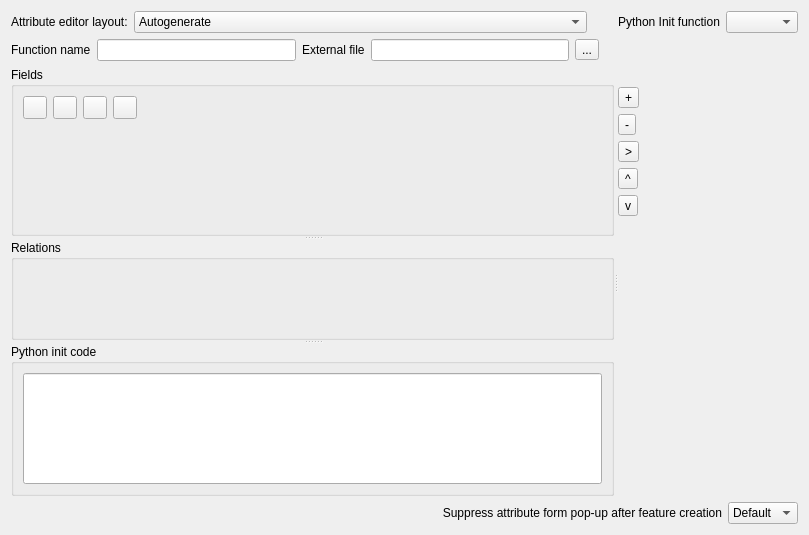
<?xml version="1.0" encoding="UTF-8"?>
<ui version="4.0">
 <class>FieldsPropertiesBase</class>
 <widget class="QWidget" name="FieldsPropertiesBase">
  <property name="geometry">
   <rect>
    <x>0</x>
    <y>0</y>
    <width>809</width>
    <height>535</height>
   </rect>
  </property>
  <layout class="QGridLayout" name="gridLayout_6">
   <item row="0" column="0">
    <layout class="QHBoxLayout" name="horizontalLayout_3">
     <item>
      <widget class="QLabel" name="label_2">
       <property name="text">
        <string>Attribute editor layout:</string>
       </property>
      </widget>
     </item>
     <item>
      <widget class="QComboBox" name="mEditorLayoutComboBox">
       <property name="sizePolicy">
        <sizepolicy hsizetype="MinimumExpanding" vsizetype="Fixed">
         <horstretch>0</horstretch>
         <verstretch>0</verstretch>
        </sizepolicy>
       </property>
       <item>
        <property name="text">
         <string>Autogenerate</string>
        </property>
       </item>
       <item>
        <property name="text">
         <string>Drag and drop designer</string>
        </property>
       </item>
       <item>
        <property name="text">
         <string>Provide ui-file</string>
        </property>
       </item>
      </widget>
     </item>
     <item>
      <spacer name="horizontalSpacer">
       <property name="orientation">
        <enum>Qt::Horizontal</enum>
       </property>
       <property name="sizeType">
        <enum>QSizePolicy::Minimum</enum>
       </property>
       <property name="sizeHint" stdset="0">
        <size>
         <width>25</width>
         <height>20</height>
        </size>
       </property>
      </spacer>
     </item>
     <item>
      <widget class="QLabel" name="label_3">
       <property name="toolTip">
        <string>QGIS forms can have a Python function that is called when the form is opened.
Use this function to add extra logic to your forms.
The function code of the function can be loaded from the source code entered 
in this dialog,  from an external python file or from the environment (for example 
from a plugin or from startup.py).

An example is:

          from PyQt4.QtGui import QWidget

          def my_form_open(dialog, layer, feature):
	geom = feature.geometry()
	control = dialog.findChild(QWidget,&quot;MyLineEdit&quot;)

Reference in function name: my_form_open

</string>
       </property>
       <property name="text">
        <string>Python Init function</string>
       </property>
      </widget>
     </item>
     <item>
      <widget class="QComboBox" name="mInitCodeSourceComboBox">
       <property name="toolTip">
        <string>QGIS forms can have a Python function that is called when the form is opened.
Use this function to add extra logic to your forms.
The function code of the function can be loaded from the source code entered 
in this dialog,  from an external python file or from the environment (for example 
from a plugin or from startup.py).

An example is:

          from PyQt4.QtGui import QWidget

          def my_form_open(dialog, layer, feature):
	geom = feature.geometry()
	control = dialog.findChild(QWidget,&quot;MyLineEdit&quot;)

Reference in function name: my_form_open

</string>
       </property>
      </widget>
     </item>
    </layout>
   </item>
   <item row="1" column="0">
    <widget class="QWidget" name="mInitFunctionContainer" native="true">
     <property name="sizePolicy">
      <sizepolicy hsizetype="Preferred" vsizetype="Minimum">
       <horstretch>0</horstretch>
       <verstretch>0</verstretch>
      </sizepolicy>
     </property>
     <layout class="QHBoxLayout" name="horizontalLayout_4">
      <property name="leftMargin">
       <number>0</number>
      </property>
      <property name="topMargin">
       <number>0</number>
      </property>
      <property name="rightMargin">
       <number>0</number>
      </property>
      <property name="bottomMargin">
       <number>0</number>
      </property>
      <item>
       <widget class="QLabel" name="mInitFunctionLabel">
        <property name="text">
         <string>Function name</string>
        </property>
       </widget>
      </item>
      <item>
       <widget class="QLineEdit" name="mInitFunctionLineEdit">
        <property name="toolTip">
         <string>Enter the name of the form init function.</string>
        </property>
       </widget>
      </item>
      <item>
       <widget class="QLabel" name="mInitFilePathLabel">
        <property name="text">
         <string>External file</string>
        </property>
       </widget>
      </item>
      <item>
       <widget class="QLineEdit" name="mInitFilePathLineEdit"/>
      </item>
      <item>
       <widget class="QToolButton" name="pbtnSelectInitFilePath">
        <property name="text">
         <string>...</string>
        </property>
       </widget>
      </item>
      <item>
       <spacer name="horizontalSpacer_4">
        <property name="orientation">
         <enum>Qt::Horizontal</enum>
        </property>
        <property name="sizeHint" stdset="0">
         <size>
          <width>0</width>
          <height>0</height>
         </size>
        </property>
       </spacer>
      </item>
     </layout>
    </widget>
   </item>
   <item row="2" column="0">
    <widget class="QSplitter" name="mSplitter">
     <property name="sizePolicy">
      <sizepolicy hsizetype="Expanding" vsizetype="Expanding">
       <horstretch>0</horstretch>
       <verstretch>0</verstretch>
      </sizepolicy>
     </property>
     <property name="orientation">
      <enum>Qt::Horizontal</enum>
     </property>
     <widget class="QWidget" name="mRelationsAndFieldsFrame" native="true">
      <property name="sizePolicy">
       <sizepolicy hsizetype="Preferred" vsizetype="Preferred">
        <horstretch>1</horstretch>
        <verstretch>0</verstretch>
       </sizepolicy>
      </property>
      <layout class="QGridLayout" name="gridLayout_4">
       <item row="0" column="0">
        <widget class="QSplitter" name="splitter">
         <property name="orientation">
          <enum>Qt::Vertical</enum>
         </property>
         <widget class="QgsCollapsibleGroupBox" name="mFieldsGroupBox">
          <property name="title">
           <string>Fields</string>
          </property>
          <layout class="QGridLayout" name="mAttributesListLayout">
           <item row="0" column="0">
            <layout class="QGridLayout" name="gridLayout_3">
             <item row="0" column="1">
              <widget class="QToolButton" name="mDeleteAttributeButton">
               <property name="toolTip">
                <string>Delete field</string>
               </property>
               <property name="text">
                <string/>
               </property>
               <property name="icon">
                <iconset>
                 <normaloff>../../../../.designer/backup/.designer/xpm/delete_attribute.png</normaloff>../../../../.designer/backup/.designer/xpm/delete_attribute.png</iconset>
               </property>
               <property name="shortcut">
                <string>Ctrl+X</string>
               </property>
              </widget>
             </item>
             <item row="0" column="3">
              <widget class="QToolButton" name="mCalculateFieldButton">
               <property name="toolTip">
                <string>Field calculator</string>
               </property>
               <property name="whatsThis">
                <string>Click to toggle table editing</string>
               </property>
               <property name="text">
                <string/>
               </property>
               <property name="checkable">
                <bool>false</bool>
               </property>
              </widget>
             </item>
             <item row="0" column="2">
              <widget class="QToolButton" name="mToggleEditingButton">
               <property name="toolTip">
                <string>Toggle editing mode</string>
               </property>
               <property name="whatsThis">
                <string>Click to toggle table editing</string>
               </property>
               <property name="text">
                <string/>
               </property>
               <property name="checkable">
                <bool>true</bool>
               </property>
              </widget>
             </item>
             <item row="0" column="0">
              <widget class="QToolButton" name="mAddAttributeButton">
               <property name="sizePolicy">
                <sizepolicy hsizetype="Fixed" vsizetype="Fixed">
                 <horstretch>0</horstretch>
                 <verstretch>0</verstretch>
                </sizepolicy>
               </property>
               <property name="toolTip">
                <string>New field</string>
               </property>
               <property name="text">
                <string/>
               </property>
               <property name="icon">
                <iconset>
                 <normaloff>../../../../.designer/backup/.designer/xpm/new_attribute.png</normaloff>../../../../.designer/backup/.designer/xpm/new_attribute.png</iconset>
               </property>
               <property name="shortcut">
                <string>Ctrl+N</string>
               </property>
              </widget>
             </item>
             <item row="0" column="4">
              <spacer name="horizontalSpacer_2">
               <property name="orientation">
                <enum>Qt::Horizontal</enum>
               </property>
               <property name="sizeHint" stdset="0">
                <size>
                 <width>40</width>
                 <height>20</height>
                </size>
               </property>
              </spacer>
             </item>
             <item row="1" column="0" colspan="5">
              <widget class="QWidget" name="mAttributesListFrame" native="true"/>
             </item>
            </layout>
           </item>
          </layout>
         </widget>
         <widget class="QgsCollapsibleGroupBox" name="mRelationsFrame">
          <property name="title">
           <string>Relations</string>
          </property>
          <property name="collapsed" stdset="0">
           <bool>true</bool>
          </property>
          <layout class="QGridLayout" name="mRelationsFrameLayout"/>
         </widget>
         <widget class="QgsCollapsibleGroupBox" name="mPythonInitCodeGroupBox">
          <property name="enabled">
           <bool>true</bool>
          </property>
          <property name="title">
           <string>Python init code</string>
          </property>
          <layout class="QGridLayout" name="gridLayout">
           <item row="0" column="0">
            <widget class="QLineEdit" name="mInitCodeEditorPython">
             <property name="sizePolicy">
              <sizepolicy hsizetype="Expanding" vsizetype="Expanding">
               <horstretch>0</horstretch>
               <verstretch>0</verstretch>
              </sizepolicy>
             </property>
             <property name="minimumSize">
              <size>
               <width>0</width>
               <height>0</height>
              </size>
             </property>
            </widget>
           </item>
          </layout>
         </widget>
        </widget>
       </item>
      </layout>
     </widget>
     <widget class="QStackedWidget" name="mAttributeEditorOptionsWidget">
      <property name="currentIndex">
       <number>1</number>
      </property>
      <widget class="QWidget" name="page">
       <layout class="QGridLayout" name="gridLayout_2">
        <property name="leftMargin">
         <number>0</number>
        </property>
        <property name="topMargin">
         <number>0</number>
        </property>
        <property name="rightMargin">
         <number>0</number>
        </property>
        <property name="bottomMargin">
         <number>0</number>
        </property>
        <item row="0" column="1">
         <layout class="QHBoxLayout" name="horizontalLayout_2">
          <item>
           <widget class="QLineEdit" name="mEditFormLineEdit"/>
          </item>
          <item>
           <widget class="QToolButton" name="pbnSelectEditForm">
            <property name="text">
             <string>...</string>
            </property>
           </widget>
          </item>
         </layout>
        </item>
        <item row="0" column="0">
         <widget class="QLabel" name="label">
          <property name="text">
           <string>Edit UI</string>
          </property>
         </widget>
        </item>
        <item row="2" column="0" colspan="2">
         <spacer name="verticalSpacer">
          <property name="orientation">
           <enum>Qt::Vertical</enum>
          </property>
          <property name="sizeHint" stdset="0">
           <size>
            <width>20</width>
            <height>40</height>
           </size>
          </property>
         </spacer>
        </item>
       </layout>
      </widget>
      <widget class="QWidget" name="page_2">
       <layout class="QGridLayout" name="gridLayout_5">
        <property name="leftMargin">
         <number>0</number>
        </property>
        <property name="topMargin">
         <number>0</number>
        </property>
        <property name="rightMargin">
         <number>0</number>
        </property>
        <property name="bottomMargin">
         <number>0</number>
        </property>
        <property name="horizontalSpacing">
         <number>0</number>
        </property>
        <item row="0" column="0">
         <widget class="QWidget" name="mAttributesTreeButtonFrame" native="true">
          <property name="sizePolicy">
           <sizepolicy hsizetype="Minimum" vsizetype="Preferred">
            <horstretch>0</horstretch>
            <verstretch>0</verstretch>
           </sizepolicy>
          </property>
          <property name="maximumSize">
           <size>
            <width>30</width>
            <height>16777215</height>
           </size>
          </property>
          <layout class="QVBoxLayout" name="verticalLayout">
           <property name="spacing">
            <number>6</number>
           </property>
           <property name="leftMargin">
            <number>0</number>
           </property>
           <property name="topMargin">
            <number>0</number>
           </property>
           <property name="rightMargin">
            <number>0</number>
           </property>
           <property name="bottomMargin">
            <number>0</number>
           </property>
           <item>
            <spacer name="verticalSpacer_4">
             <property name="orientation">
              <enum>Qt::Vertical</enum>
             </property>
             <property name="sizeType">
              <enum>QSizePolicy::Fixed</enum>
             </property>
             <property name="sizeHint" stdset="0">
              <size>
               <width>20</width>
               <height>20</height>
              </size>
             </property>
            </spacer>
           </item>
           <item>
            <widget class="QToolButton" name="mAddTabOrGroupButton">
             <property name="text">
              <string>+</string>
             </property>
             <property name="icon">
              <iconset>
               <normaloff>:/images/themes/default/symbologyAdd.svg</normaloff>:/images/themes/default/symbologyAdd.svg</iconset>
             </property>
            </widget>
           </item>
           <item>
            <widget class="QToolButton" name="mRemoveTabGroupItemButton">
             <property name="text">
              <string>-</string>
             </property>
             <property name="icon">
              <iconset>
               <normaloff>:/images/themes/default/symbologyRemove.svg</normaloff>:/images/themes/default/symbologyRemove.svg</iconset>
             </property>
            </widget>
           </item>
           <item>
            <widget class="QToolButton" name="mAddItemButton">
             <property name="text">
              <string>&gt;</string>
             </property>
             <property name="icon">
              <iconset>
               <normaloff>:/images/themes/default/mActionArrowRight.png</normaloff>:/images/themes/default/mActionArrowRight.png</iconset>
             </property>
            </widget>
           </item>
           <item>
            <widget class="QToolButton" name="mMoveUpItem">
             <property name="text">
              <string>^</string>
             </property>
             <property name="icon">
              <iconset>
               <normaloff>:/images/themes/default/mActionArrowUp.png</normaloff>:/images/themes/default/mActionArrowUp.png</iconset>
             </property>
            </widget>
           </item>
           <item>
            <widget class="QToolButton" name="mMoveDownItem">
             <property name="text">
              <string>v</string>
             </property>
             <property name="icon">
              <iconset>
               <normaloff>:/images/themes/default/mActionArrowDown.png</normaloff>:/images/themes/default/mActionArrowDown.png</iconset>
             </property>
            </widget>
           </item>
           <item>
            <spacer name="verticalSpacer_3">
             <property name="orientation">
              <enum>Qt::Vertical</enum>
             </property>
             <property name="sizeHint" stdset="0">
              <size>
               <width>5</width>
               <height>176</height>
              </size>
             </property>
            </spacer>
           </item>
          </layout>
         </widget>
        </item>
        <item row="0" column="1">
         <widget class="QWidget" name="mAttributesTreeFrame" native="true">
          <property name="autoFillBackground">
           <bool>true</bool>
          </property>
          <layout class="QGridLayout" name="mDesignerListLayout">
           <property name="leftMargin">
            <number>0</number>
           </property>
           <property name="topMargin">
            <number>0</number>
           </property>
           <property name="rightMargin">
            <number>0</number>
           </property>
           <property name="bottomMargin">
            <number>0</number>
           </property>
          </layout>
         </widget>
        </item>
       </layout>
      </widget>
     </widget>
    </widget>
   </item>
   <item row="3" column="0">
    <layout class="QHBoxLayout" name="horizontalLayout">
     <item>
      <widget class="QLabel" name="mFormSuppressLabel">
       <property name="sizePolicy">
        <sizepolicy hsizetype="MinimumExpanding" vsizetype="Maximum">
         <horstretch>0</horstretch>
         <verstretch>0</verstretch>
        </sizepolicy>
       </property>
       <property name="minimumSize">
        <size>
         <width>150</width>
         <height>0</height>
        </size>
       </property>
       <property name="text">
        <string>Suppress attribute form pop-up after feature creation</string>
       </property>
       <property name="alignment">
        <set>Qt::AlignRight|Qt::AlignTrailing|Qt::AlignVCenter</set>
       </property>
       <property name="wordWrap">
        <bool>true</bool>
       </property>
      </widget>
     </item>
     <item>
      <widget class="QComboBox" name="mFormSuppressCmbBx">
       <property name="sizePolicy">
        <sizepolicy hsizetype="Maximum" vsizetype="Fixed">
         <horstretch>0</horstretch>
         <verstretch>0</verstretch>
        </sizepolicy>
       </property>
       <item>
        <property name="text">
         <string>Default</string>
        </property>
       </item>
       <item>
        <property name="text">
         <string>On</string>
        </property>
       </item>
       <item>
        <property name="text">
         <string>Off</string>
        </property>
       </item>
      </widget>
     </item>
    </layout>
   </item>
  </layout>
 </widget>
 <customwidgets>
  <customwidget>
   <class>QgsCollapsibleGroupBox</class>
   <extends>QGroupBox</extends>
   <header>qgscollapsiblegroupbox.h</header>
   <container>1</container>
  </customwidget>
 </customwidgets>
 <tabstops>
  <tabstop>mEditorLayoutComboBox</tabstop>
  <tabstop>mInitCodeSourceComboBox</tabstop>
  <tabstop>mInitFunctionLineEdit</tabstop>
  <tabstop>mInitFilePathLineEdit</tabstop>
  <tabstop>pbtnSelectInitFilePath</tabstop>
  <tabstop>mAddAttributeButton</tabstop>
  <tabstop>mDeleteAttributeButton</tabstop>
  <tabstop>mToggleEditingButton</tabstop>
  <tabstop>mCalculateFieldButton</tabstop>
  <tabstop>mAddTabOrGroupButton</tabstop>
  <tabstop>mRemoveTabGroupItemButton</tabstop>
  <tabstop>mAddItemButton</tabstop>
  <tabstop>mMoveUpItem</tabstop>
  <tabstop>mMoveDownItem</tabstop>
  <tabstop>mFormSuppressCmbBx</tabstop>
  <tabstop>pbnSelectEditForm</tabstop>
  <tabstop>mEditFormLineEdit</tabstop>
 </tabstops>
 <resources/>
 <connections/>
</ui>
